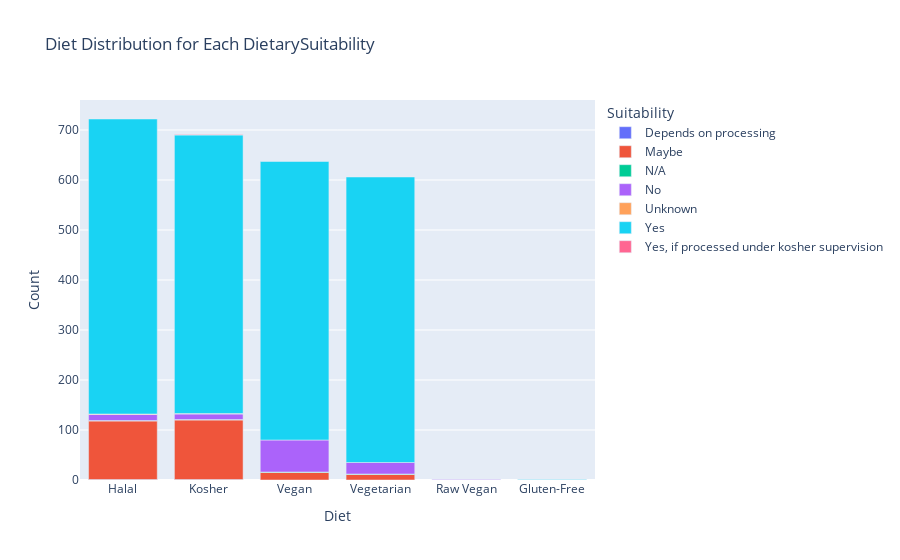

The notebook cell this image was saved under:
### Code cell
from neo4j import GraphDatabase
import pandas as pd
import plotly.express as px


query = """
MATCH (d:DietarySuitability)
RETURN d.diet AS Diet, d.suitability AS Suitability
"""

with driver.session() as session:
    result = session.run(query)
    neo4j_data = [record.data() for record in result]


df = pd.DataFrame(neo4j_data)

# Caculate each dietarysuitability  diet count
diet_counts = df.groupby("Suitability")["Diet"].value_counts().reset_index(name="Count")

# use Plotly to create bar chart
fig = px.bar(diet_counts, x="Diet", y="Count", color="Suitability", title="Diet Distribution for Each DietarySuitability")
fig.show()

### Figure 1 — Plotly figure (JSON) as saved in the notebook; plotly's stock layout.template omitted (floating-point values rounded to 4 significant figures)
{"data": [{"alignmentgroup": "True", "hovertemplate": "Suitability=Depends on processing<br>Diet=%{x}<br>Count=%{y}<extra></extra>", "legendgroup": "Depends on processing", "marker": {"color": "#636efa", "pattern": {"shape": ""}}, "name": "Depends on processing", "offsetgroup": "Depends on processing", "orientation": "v", "showlegend": true, "textposition": "auto", "type": "bar", "x": ["Halal", "Kosher"], "xaxis": "x", "y": [1, 1], "yaxis": "y"}, {"alignmentgroup": "True", "hovertemplate": "Suitability=Maybe<br>Diet=%{x}<br>Count=%{y}<extra></extra>", "legendgroup": "Maybe", "marker": {"color": "#EF553B", "pattern": {"shape": ""}}, "name": "Maybe", "offsetgroup": "Maybe", "orientation": "v", "showlegend": true, "textposition": "auto", "type": "bar", "x": ["Kosher", "Halal", "Vegan", "Vegetarian"], "xaxis": "x", "y": [119, 117, 15, 11], "yaxis": "y"}, {"alignmentgroup": "True", "hovertemplate": "Suitability=N/A<br>Diet=%{x}<br>Count=%{y}<extra></extra>", "legendgroup": "N/A", "marker": {"color": "#00cc96", "pattern": {"shape": ""}}, "name": "N/A", "offsetgroup": "N/A", "orientation": "v", "showlegend": true, "textposition": "auto", "type": "bar", "x": ["Halal", "Kosher", "Vegan", "Vegetarian"], "xaxis": "x", "y": [1, 1, 1, 1], "yaxis": "y"}, {"alignmentgroup": "True", "hovertemplate": "Suitability=No<br>Diet=%{x}<br>Count=%{y}<extra></extra>", "legendgroup": "No", "marker": {"color": "#ab63fa", "pattern": {"shape": ""}}, "name": "No", "offsetgroup": "No", "orientation": "v", "showlegend": true, "textposition": "auto", "type": "bar", "x": ["Vegan", "Vegetarian", "Halal", "Kosher", "Raw Vegan"], "xaxis": "x", "y": [64, 23, 12, 11, 1], "yaxis": "y"}, {"alignmentgroup": "True", "hovertemplate": "Suitability=Unknown<br>Diet=%{x}<br>Count=%{y}<extra></extra>", "legendgroup": "Unknown", "marker": {"color": "#FFA15A", "pattern": {"shape": ""}}, "name": "Unknown", "offsetgroup": "Unknown", "orientation": "v", "showlegend": true, "textposition": "auto", "type": "bar", "x": ["Halal", "Kosher"], "xaxis": "x", "y": [1, 1], "yaxis": "y"}, {"alignmentgroup": "True", "hovertemplate": "Suitability=Yes<br>Diet=%{x}<br>Count=%{y}<extra></extra>", "legendgroup": "Yes", "marker": {"color": "#19d3f3", "pattern": {"shape": ""}}, "name": "Yes", "offsetgroup": "Yes", "orientation": "v", "showlegend": true, "textposition": "auto", "type": "bar", "x": ["Halal", "Vegetarian", "Kosher", "Vegan", "Gluten-Free"], "xaxis": "x", "y": [590, 571, 557, 557, 1], "yaxis": "y"}, {"alignmentgroup": "True", "hovertemplate": "Suitability=Yes, if processed under kosher supervision<br>Diet=%{x}<br>Count=%{y}<extra></extra>", "legendgroup": "Yes, if processed under kosher supervision", "marker": {"color": "#FF6692", "pattern": {"shape": ""}}, "name": "Yes, if processed under kosher supervision", "offsetgroup": "Yes, if processed under kosher supervision", "orientation": "v", "showlegend": true, "textposition": "auto", "type": "bar", "x": ["Kosher"], "xaxis": "x", "y": [1], "yaxis": "y"}], "layout": {"barmode": "relative", "legend": {"title": {"text": "Suitability"}, "tracegroupgap": 0}, "title": {"text": "Diet Distribution for Each DietarySuitability"}, "xaxis": {"anchor": "y", "domain": [0, 1], "title": {"text": "Diet"}}, "yaxis": {"anchor": "x", "domain": [0, 1], "title": {"text": "Count"}}}}
